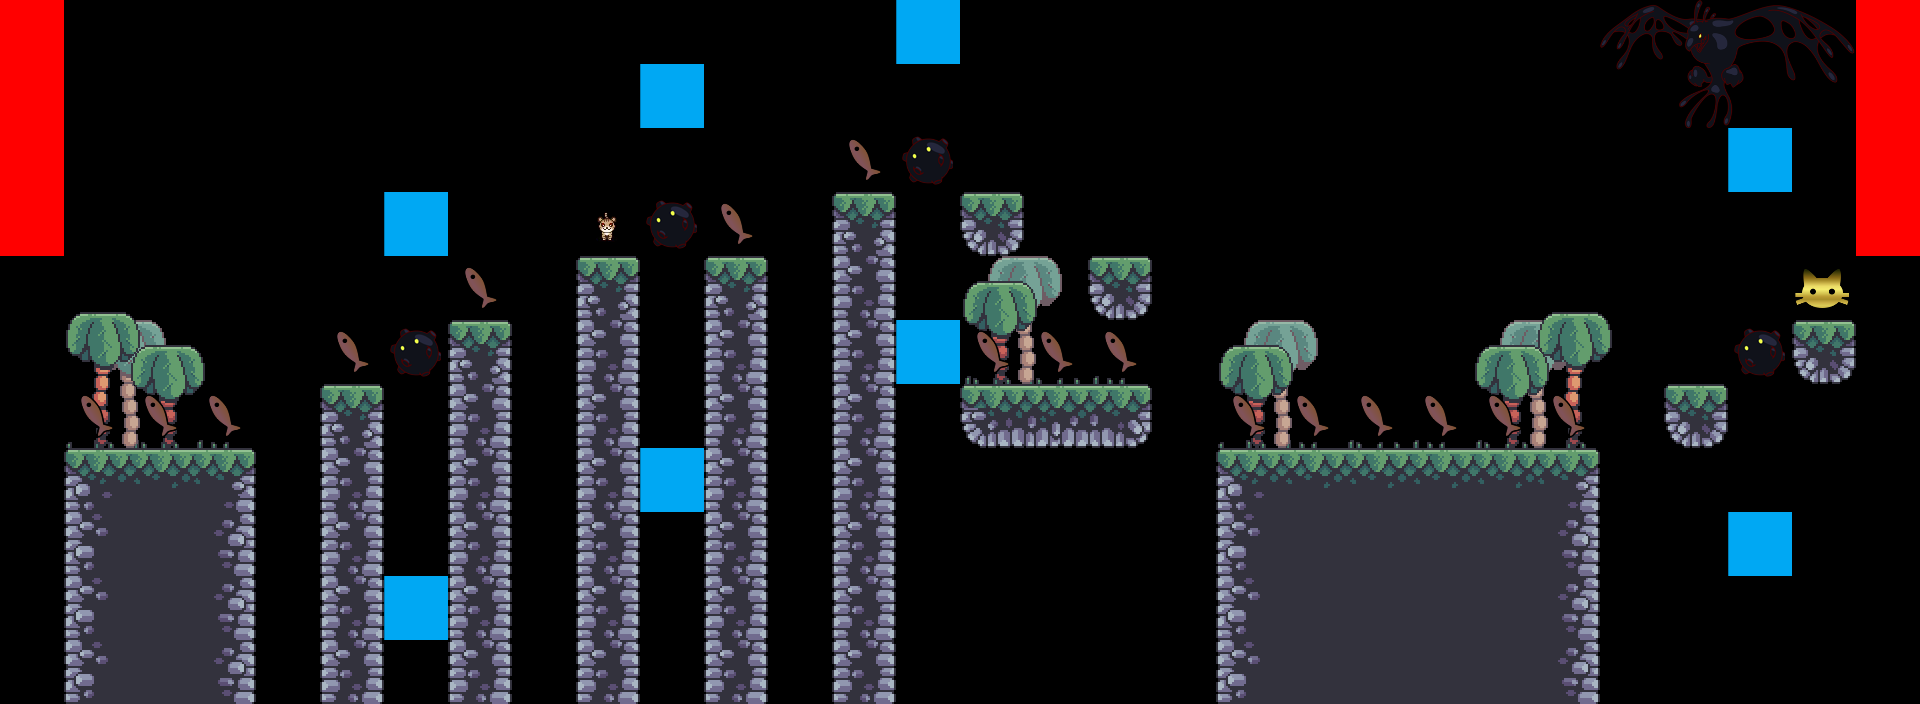

A 2D game scene composited from a Tiled map and its tileset images. What follows is a short description and the map's XML, with each tile layer's data collapsed to a summary:
An orthogonal 30x11 tile map with 64x64 px tiles, 11 tile layers (terrain, grass, bg_palms, palms, ...), 9 tilesets.

<map version="1.10" tiledversion="1.10.1" orientation="orthogonal" renderorder="right-down" width="30" height="11" tilewidth="64" tileheight="64" infinite="0" nextlayerid="12" nextobjectid="1">
 <tileset firstgid="1" source="../tilesets/terrain_tiles.tsx" />
 <tileset firstgid="17" source="../tilesets/grass.tsx" />
 <tileset firstgid="22" source="../tilesets/extra-life.tsx" />
 <tileset firstgid="23" source="../tilesets/treat.tsx" />
 <tileset firstgid="24" source="../tilesets/palms.tsx" />
 <tileset firstgid="27" source="../tilesets/setup_tile_obstacle.tsx" />
 <tileset firstgid="29" source="../tilesets/Setup_player.tsx" />
 <tileset firstgid="31" source="../tilesets/enemy_setup.tsx" />
 <tileset firstgid="33" source="../tilesets/bird.tsx" />
 <layer id="1" name="terrain" width="30" height="11">
  <data>[330 cells, 76 non-empty, 12 distinct tile ids]</data>
 </layer>
 <layer id="2" name="grass" width="30" height="11">
  <data>[330 cells, 12 non-empty, 4 distinct tile ids]</data>
 </layer>
 <layer id="6" name="bg_palms" width="30" height="11">
  <data>[330 cells, 4 non-empty, 1 distinct tile ids]</data>
 </layer>
 <layer id="5" name="palms" width="30" height="11">
  <data>[330 cells, 6 non-empty, 2 distinct tile ids]</data>
 </layer>
 <layer id="7" name="obstacles" width="30" height="11">
  <data>[330 cells, 4 non-empty, 1 distinct tile ids]</data>
 </layer>
 <layer id="8" name="obstacle_constraints" width="30" height="11">
  <data>[330 cells, 10 non-empty, 2 distinct tile ids]</data>
 </layer>
 <layer id="9" name="enemy" width="30" height="11">
  <data>[330 cells, 8 non-empty, 8 distinct tile ids]</data>
 </layer>
 <layer id="10" name="enemy_constraints" width="30" height="11">
  <data>[330 cells, 6 non-empty, 1 distinct tile ids]</data>
 </layer>
 <layer id="11" name="player" width="30" height="11">
  <data>[330 cells, 1 non-empty, 1 distinct tile ids]</data>
 </layer>
 <layer id="3" name="extra-life" width="30" height="11">
  <data>[330 cells, 1 non-empty, 1 distinct tile ids]</data>
 </layer>
 <layer id="4" name="treats" width="30" height="11">
  <data>[330 cells, 16 non-empty, 1 distinct tile ids]</data>
 </layer>
</map>
